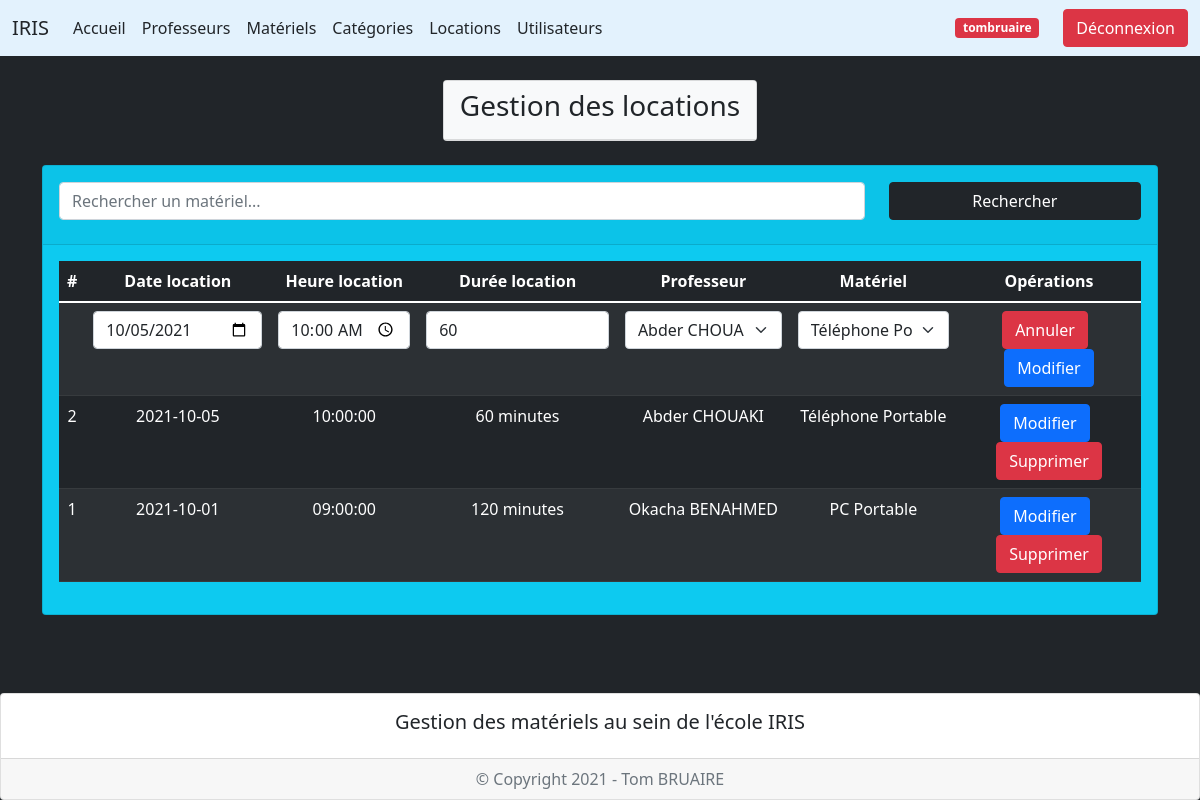
The page /index.php?page=4&action=edit&idlocation=2 (signed in) on the database its author committed.
### tables this page shows
create table locations (
    idlocation int(3) not null auto_increment,
    datelocation date,
    heurelocation time,
    dureelocation int(3),
    idprofesseur int(3),
    idmateriel int(3),
    primary key (idlocation),
    foreign key (idprofesseur) references professeurs (idprofesseur)
    on delete cascade
    on update cascade,
    foreign key (idmateriel) references materiels (idmateriel)
    on delete cascade
    on update cascade
);

create table professeurs (
    idprofesseur int(3) not null auto_increment,
    nomprofesseur varchar(50),
    prenomprofesseur varchar(50),
    adresseprofesseur varchar(255),
    diplomeprofesseur varchar(50),
    primary key (idprofesseur)
);

create table materiels (
    idmateriel int(3) not null auto_increment,
    designationmateriel varchar(50),
    dateachatmateriel date,
    etatmateriel enum('Bon état', 'Mauvais état'),
    primary key (idmateriel)
);

### controleur/config_db.php (called while the page is built)
<?php
$server = "localhost";
$bdd = "iris";
$user = "root";
$mdp = "";
?>

### controleur/controleur.class.php (called while the page is built, shortened)
<?php
require_once("modele/modele.class.php");
class Controleur {
    private $unModele;
    public function __construct($server, $bdd, $user, $mdp) {
        $this->unModele = new Modele($server, $bdd, $user, $mdp);
    }
    public function setTable($uneTable) {
        $this->unModele->setTable($uneTable);
    }
    public function selectAll($chaine = "*", $orderby) {
        return $this->unModele->selectAll($chaine, $orderby);
    }
    public function selectWhere($chaine = "*", $where) {
        return $this->unModele->selectWhere($chaine, $where);
    }
}
?>

### vue/vue_locations.php (the view)
<div class="container mt-4 mb-5">
    <div class="row d-flex justify-content-center">
        <div class="col-auto">
            <div class="card bg-info">
                <div class="card-header">
                    <form method="post" action="" class="mt-2">
                        <div class="row mb-3">
                            <div class="col-9">
                                    <input type="search" name="mot" id="mot" placeholder="Rechercher un matériel..." class="form-control">
                            </div>
                            <div class="col-3">
                                <button type="submit" name="Rechercher" class="btn btn-dark w-100">Rechercher</button>
                            </div>
                        </div>
                    </form>
                </div>
                <div class="card-body">
                    <div class="table-responsive">
                        <table class="table table-dark table-striped text-center">
                            <thead>
                                <tr>
                                    <th scope="col">#</th>
                                    <th scope="col">Date location</th>
                                    <th scope="col">Heure location</th>
                                    <th scope="col">Durée location</th>
                                    <th scope="col">Professeur</th>
                                    <th scope="col">Matériel</th>
                                    <?php if (isset($_SESSION['lvl']) && $_SESSION['lvl'] == 2) { ?>
                                    <th scole="col">Opérations</th>
                                    <?php } ?>
                                </tr>
                            </thead>
                            <tbody>
                                <?php if (isset($_SESSION['lvl']) && $_SESSION['lvl'] == 2) { ?>
                                    <form method="post" action="">
                                        <tr>
                                            <td></td>
                                            <td><input type="date" name="datelocation" id="datel" class="form-control" value="<?= ($laLocation != null ? $laLocation['datelocation'] : null); ?>"></td>
                                            <td><input type="time" name="heurelocation" id="heure" class="form-control" value="<?= ($laLocation != null ? $laLocation['heurelocation'] : null); ?>"></td>
                                            <td><input type="number" name="dureelocation" id="duree" class="form-control" value="<?= ($laLocation != null ? $laLocation['dureelocation'] : null); ?>"></td>
                                            <td>
                                                <select name="idprofesseur" class="form-select">
                                                    <?php
                                                    $unControleur->setTable("professeurs");
                                                    $id = "idprofesseur";
                                                    $lesProfs = $unControleur->selectAll("*", $id);
                                                    foreach ($lesProfs as $unProf) { ?>
                                                        <option value="<?= $unProf['idprofesseur']; ?>" <?php if ($laLocation != null && $laLocation['idprofesseur'] == $unProf['idprofesseur']) {echo "selected";} ?>><?= $unProf['prenomprofesseur']; ?> <?= $unProf['nomprofesseur']; ?></option>
                                                    <?php } ?>
                                                </select>
                                            </td>
                                            <td>
                                                <select name="idmateriel" class="form-select">
                                                    <?php
                                                    $unControleur->setTable("materiels");
                                                    $id = "idmateriel";
                                                    $lesMateriels = $unControleur->selectAll("*", $id);
                                                    foreach ($lesMateriels as $unMateriel) { ?>
                                                        <option value="<?= $unMateriel['idmateriel']; ?>" <?php if ($laLocation != null && $laLocation['idmateriel'] == $unMateriel['idmateriel']) {echo "selected";} ?>><?= $unMateriel['designationmateriel']; ?></option>
                                                    <?php } ?>
                                                </select>
                                            </td>
                                            <td>
                                                <?php if ($laLocation != null) { ?>
                                                    <button type="submit" name="Annuler" class="btn btn-danger me-2">Annuler</button>
                                                <?php } ?>
                                                <button type="submit" <?= ($laLocation != null ? 'name="subeditlocation"' : 'name="subaddlocation"'); ?> class="btn <?= ($laLocation != null ? 'btn-primary' : 'btn-success w-100'); ?>"><?= ($laLocation != null ? "Modifier" : "Ajouter"); ?></button>
                                            </td>
                                        </tr>
                                    </form>
                                <?php } ?>
                            <?php foreach ($lesLocations as $uneLocation) { ?>
                                <tr>
                                    <td><?= $uneLocation['idlocation']; ?></td>
                                    <td><?= $uneLocation['datelocation']; ?></td>
                                    <td><?= $uneLocation['heurelocation']; ?></td>
                                    <td><?= $uneLocation['dureelocation']; ?> minutes</td>
                                    <td><?= $uneLocation['prenomprofesseur']; ?> <?= $uneLocation['nomprofesseur']; ?></td>
                                    <td><?= $uneLocation['designationmateriel']; ?></td>
                                    <?php if (isset($_SESSION['lvl']) && $_SESSION['lvl'] == 2) { ?>
                                    <td>
                                        <a href="index.php?page=4&action=edit&idlocation=<?= $uneLocation['idlocation']; ?>" class="btn btn-primary me-2">Modifier</a>
                                        <a href="index.php?page=4&action=sup&idlocation=<?= $uneLocation['idlocation']; ?>" onclick="return(confirm('Voulez-vous vraiment supprimer cette location ?'));" class="btn btn-danger">Supprimer</a>
                                    </td>
                                    <?php } ?>
                                </tr>
                            <?php } ?>
                            </tbody>
                        </table>
                    </div>
                </div>
            </div>
        </div>
    </div>
</div>

### rows shown on the page
locations: datelocation "10/05/2021", heurelocation "10:00:00", dureelocation "60", idprofesseur "Abder CHOUAKI", idmateriel "Téléphone Portable"

### other values the page prints
$_SESSION['pseudouser'] "tombruaire"
$text "Gestion des locations"
$uneLocation['idlocation'] "2"
$uneLocation['datelocation'] "2021-10-05"
$uneLocation['heurelocation'] "10:00:00"
$uneLocation['dureelocation'] "60"
$uneLocation['prenomprofesseur'] "Abder"
$uneLocation['nomprofesseur'] "CHOUAKI"
$uneLocation['designationmateriel'] "Téléphone Portable"
$uneLocation['idlocation'] "1"
$uneLocation['datelocation'] "2021-10-01"
$uneLocation['heurelocation'] "09:00:00"
$uneLocation['dureelocation'] "120"
$uneLocation['prenomprofesseur'] "Okacha"
$uneLocation['nomprofesseur'] "BENAHMED"
